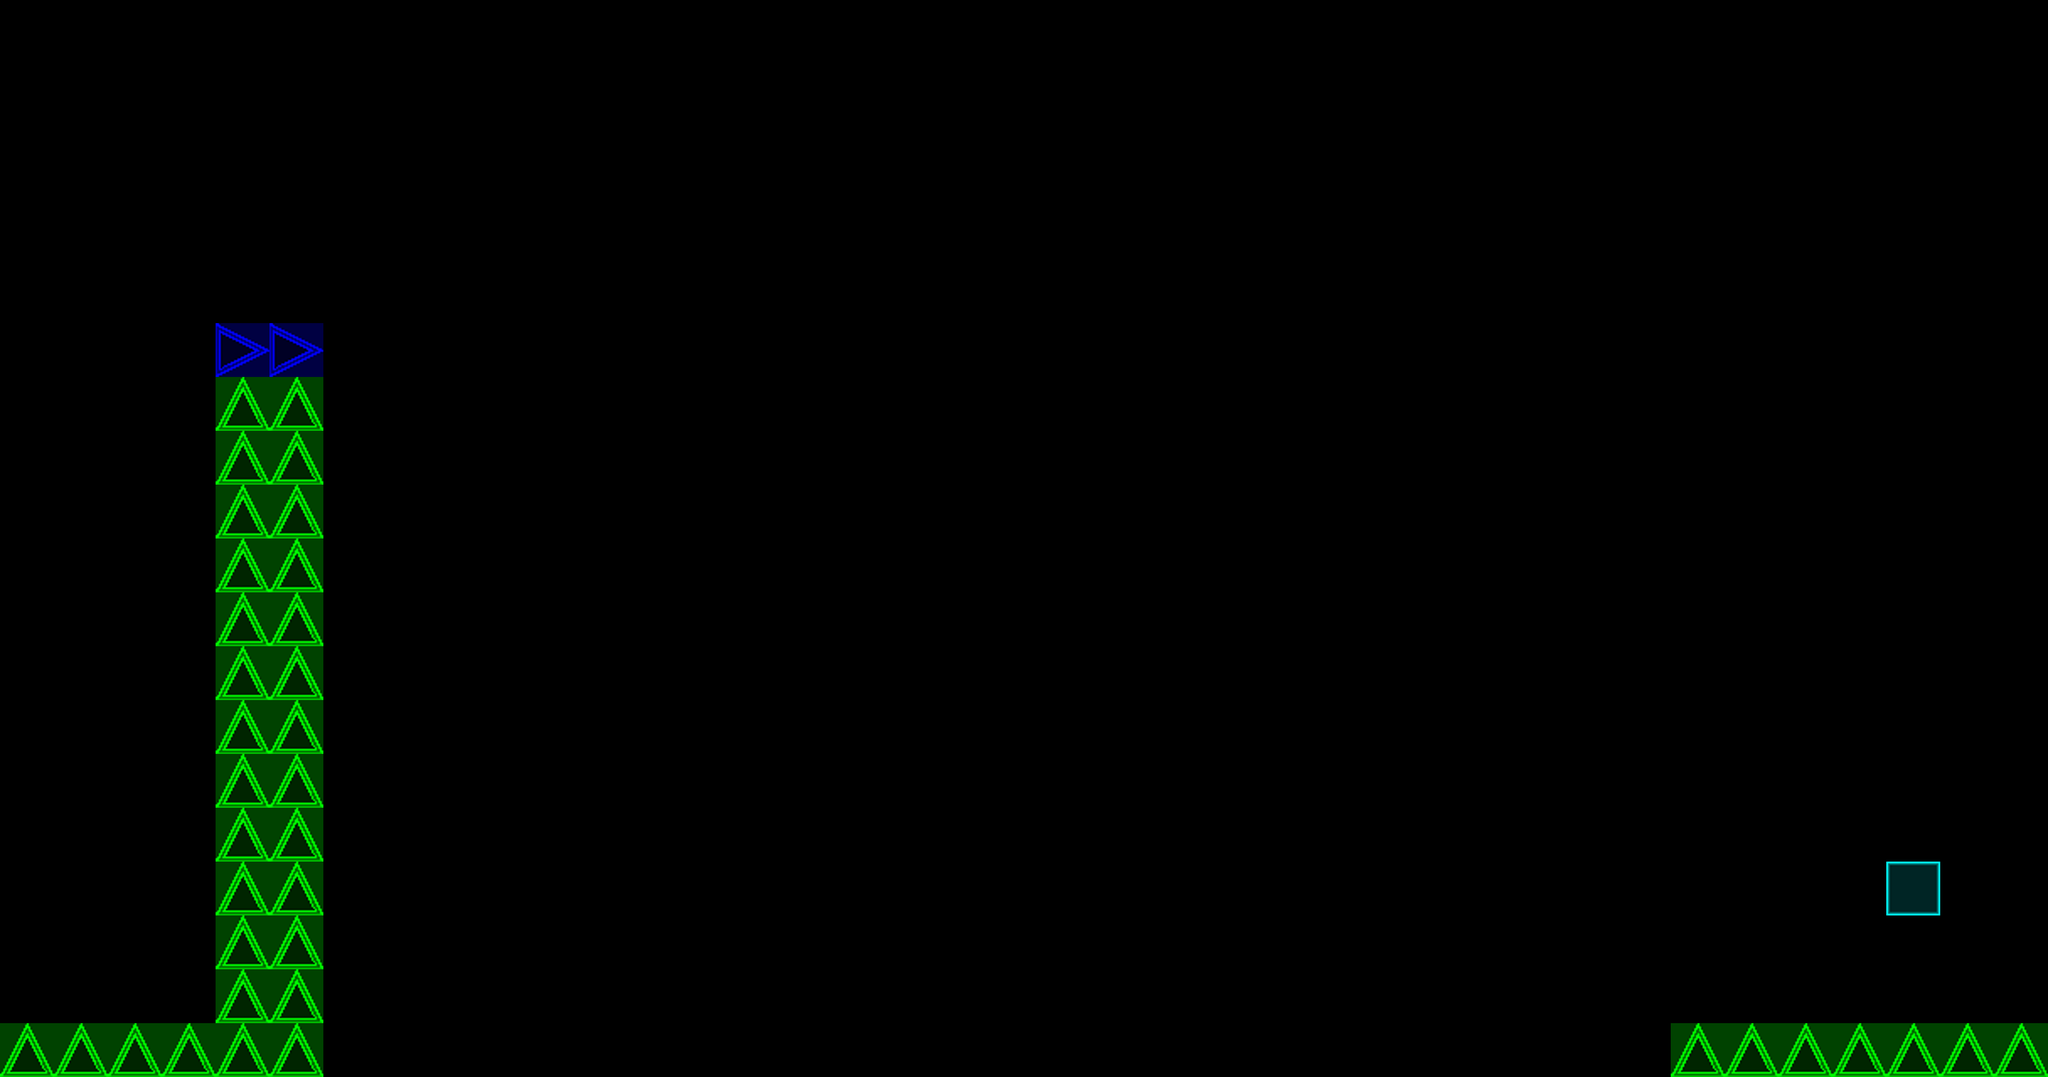

This is a level from a 2D game, rendered from its Tiled map with the project's own tilesets. A one-line summary and the map file follow, with tile-layer data summarised:
An orthogonal 38x20 tile map with 128x128 px tiles, 1 tile layer (Tile Layer 2) and 1 object (Player).

<map version="1.0" orientation="orthogonal" width="38" height="20" tilewidth="128" tileheight="128">
 <tileset firstgid="1" name="sheet" tilewidth="128" tileheight="128">
  <image source="sheet128.png" width="640" height="128" />
 </tileset>
 <layer name="Tile Layer 2" width="38" height="20">
  <data>[760 cells, 40 non-empty, 3 distinct tile ids]</data>
 </layer>
 <objectgroup name="Objects" width="38" height="20">
  <object name="Player" x="128" y="2048" width="128" height="128" />
 </objectgroup>
</map>
